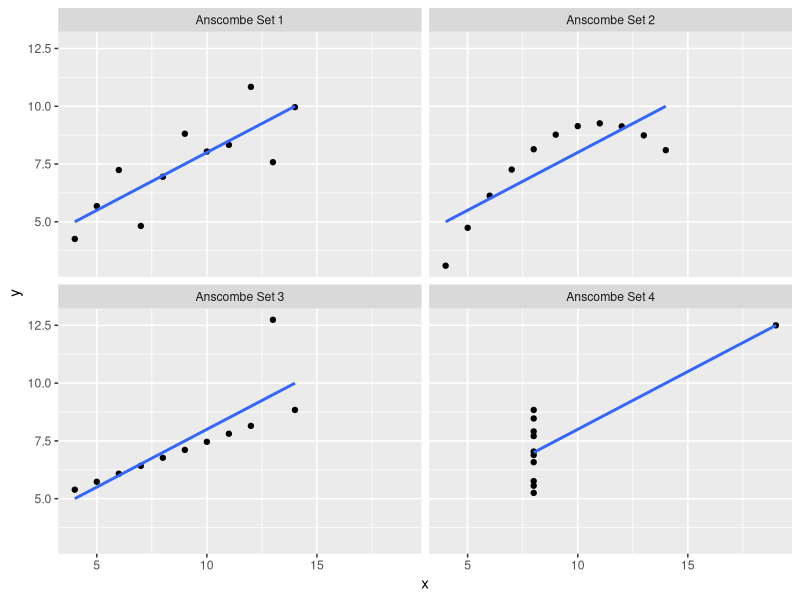

Generate this figure with R:
# Interpret the data in the Anscombe dataset in R with linear regression.

library(knitr)

knitr::kable(anscombe)
anscombe.1 <- data.frame(x = anscombe[["x1"]], y = anscombe[["y1"]], Set = "Anscombe Set 1")
anscombe.2 <- data.frame(x = anscombe[["x2"]], y = anscombe[["y2"]], Set = "Anscombe Set 2")
anscombe.3 <- data.frame(x = anscombe[["x3"]], y = anscombe[["y3"]], Set = "Anscombe Set 3")
anscombe.4 <- data.frame(x = anscombe[["x4"]], y = anscombe[["y4"]], Set = "Anscombe Set 4")

anscombe.data <- rbind(anscombe.1, anscombe.2, anscombe.3, anscombe.4)
aggregate(cbind(x, y) ~ Set, anscombe.data, mean)
aggregate(cbind(x, y) ~ Set, anscombe.data, sd)
library(plyr)

correlation <- function(data) {
	x <- data.frame(r = cor(data$x, data$y))
	return(x)
}

ddply(.data = anscombe.data, .variables = "Set", .fun = correlation)
model1 <- lm(y ~ x, subset(anscombe.data, Set == "Anscombe Set 1"))
model2 <- lm(y ~ x, subset(anscombe.data, Set == "Anscombe Set 2"))
model3 <- lm(y ~ x, subset(anscombe.data, Set == "Anscombe Set 3"))
model4 <- lm(y ~ x, subset(anscombe.data, Set == "Anscombe Set 4"))
summary(model1)
summary(model2)
summary(model3)
summary(model4)


library(ggplot2)

gg <- ggplot(anscombe.data, aes(x = x, y = y))
gg <- gg + geom_point(color = "black")
gg <- gg + facet_wrap(~Set, ncol = 2)
gg <- gg + geom_smooth(formula = y ~ x, method = "lm", se = FALSE, data = anscombe.data)
gg
